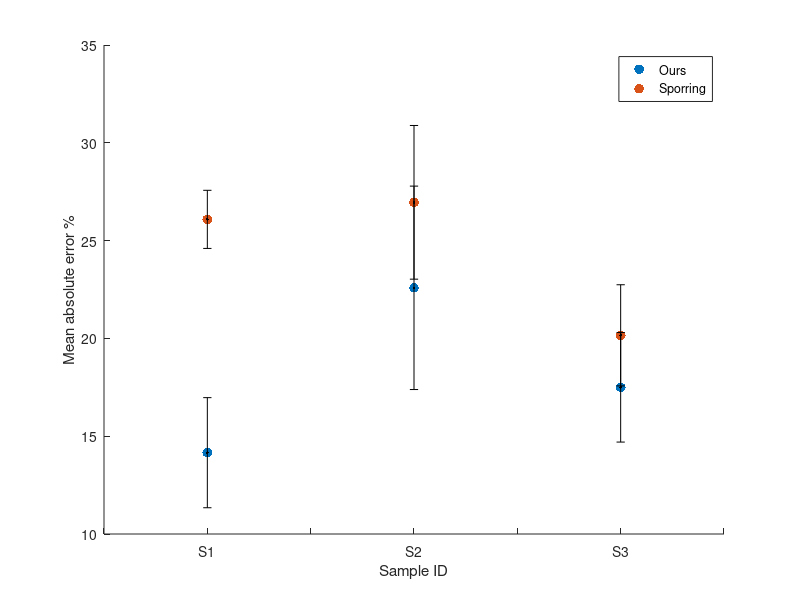

Write MATLAB code to recreate this figure.
function plotThicknessAbsError()

sporring = [18.26,18.87,14.11].*100 ./70;
sporring_sem = [1.04,2.75,1.81].*100 ./70;
ours = [9.91,15.81,12.25].*100 ./70;
ours_sem = [1.97,3.64,1.96].*100 ./70;

x = 1:3;

figure;
scatter(x,ours,50,'filled');
hold on
scatter(x,sporring,50,'filled');
errorbar(x,sporring,sporring_sem,'.k');
errorbar(x,ours,ours_sem,'.k');

hold off

ax = gca;
xticklabels = get(ax,'XTickLabel');
xticklabels{1} = '';
xticklabels{2} = 'S1';
xticklabels{3} = '';
xticklabels{4} = 'S2';
xticklabels{5} = '';
xticklabels{6} = 'S3';
xticklabels{7} = '';
set(ax,'XTickLabel',xticklabels) % set tick labels to updated value

legend('Ours','Sporring')

xlabel('Sample ID')
ylabel('Mean absolute error %')
